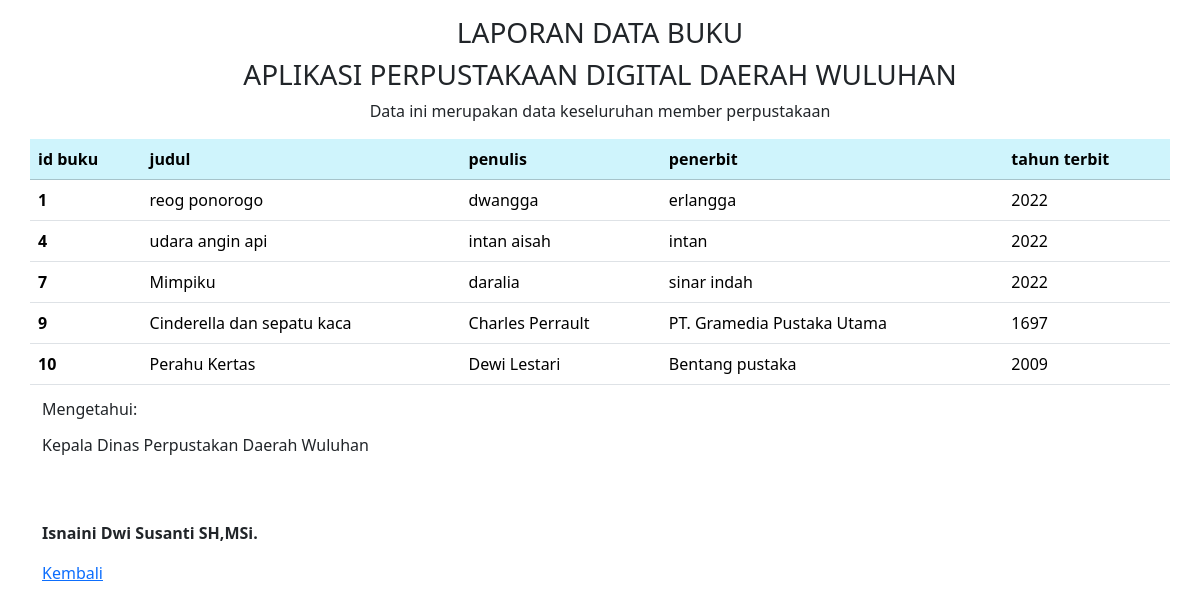
The app's page /admin/data/laporan_db.php with its own data.
### tables this page shows
CREATE TABLE `buku` (
  `id_buku` int(11) NOT NULL,
  `id_kategori` int(11) NOT NULL,
  `judul` varchar(255) NOT NULL,
  `penulis` varchar(255) NOT NULL,
  `foto` varchar(100) NOT NULL,
  `buku` varchar(200) NOT NULL,
  `penerbit` varchar(255) NOT NULL,
  `tahun_terbit` int(11) NOT NULL,
  `deskripsi` varchar(1000) NOT NULL
);

### admin/data/laporan_db.php (the view, shortened to what this page needs)
<!doctype html>
<html lang="en">
  <head>
    <link href="https://cdn.jsdelivr.net/npm/bootstrap@5.3.2/dist/css/bootstrap.min.css" rel="stylesheet">
  </head>
  <body>
    <div class="container">
        <div class="row">
            <div class="col text-center mt-3">
                <h3>LAPORAN DATA BUKU</h3>
                <h3>APLIKASI PERPUSTAKAAN DIGITAL DAERAH WULUHAN</h3>
                <span>Data ini merupakan data keseluruhan member perpustakaan</span>
            </div>
        </div>
        <div class="row">
        <table class="table my-3">
            <thead class="table table-info">
                <tr>
                    <th scope="col">id buku</th>
                    <th scope="col">judul</th>
                    <th scope="col">penulis</th>
                    <th scope="col">penerbit</th>
                    <th scope="col">tahun terbit</th>
            </thead>
            <?php
              include '../../koneksi/koneksi.php';
              $data = mysqli_query($koneksi, "SELECT * FROM buku");
              while ($d = mysqli_fetch_array($data)) {
            ?>
            <tbody>
                <tr>
                    <th scope="row"><?php echo $d['id_buku'];?></th>
                    <td><?php echo $d['judul'];?></td>
                    <td><?php echo $d['penulis'];?></td>
                    <td><?php echo $d['penerbit'];?></td>
                    <td><?php echo $d['tahun_terbit'];?></td>
                </tr>
            </tbody>
            <?php
              }
            ?>
            </table>
        </div>
        <div class="row">
            <div class="col">
                <p style="line-height: 1rem;">Mengetahui:</p>
                <p class="">Kepala Dinas Perpustakan Daerah Wuluhan</p>
                <p class="" style="margin-top: 4rem;"><b>Isnaini Dwi Susanti SH,MSi.</b></p>
            </div>
        </div>
        <div class="row">
            <a href="../laporan.php">Kembali</a>
        </div>
    </div>
  </body>
</html>

### records on screen
buku: id_buku "1", judul "reog ponorogo", penulis "dwangga", penerbit "erlangga", tahun_terbit "2022"
buku: id_buku "4", judul "udara angin api", penulis "intan aisah", penerbit "intan", tahun_terbit "2022"
buku: id_buku "7", judul "Mimpiku", penulis "daralia", penerbit "sinar indah", tahun_terbit "2022"
buku: id_buku "9", judul "Cinderella dan sepatu kaca", penulis "Charles Perrault", penerbit "PT. Gramedia Pustaka Utama", tahun_terbit "1697"
buku: id_buku "10", judul "Perahu Kertas", penulis "Dewi Lestari", penerbit "Bentang pustaka", tahun_terbit "2009"
